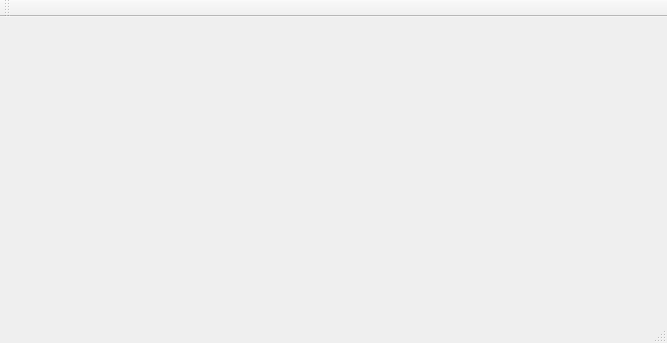
<?xml version="1.0" encoding="UTF-8"?>
<ui version="4.0">
 <class>QONTAINER</class>
 <widget class="QMainWindow" name="QONTAINER">
  <property name="geometry">
   <rect>
    <x>0</x>
    <y>0</y>
    <width>667</width>
    <height>343</height>
   </rect>
  </property>
  <property name="windowTitle">
   <string>QONTAINER</string>
  </property>
  <widget class="QWidget" name="centralWidget"/>
  <widget class="QMenuBar" name="menuBar">
   <property name="geometry">
    <rect>
     <x>0</x>
     <y>0</y>
     <width>667</width>
     <height>20</height>
    </rect>
   </property>
  </widget>
  <widget class="QToolBar" name="mainToolBar">
   <attribute name="toolBarArea">
    <enum>TopToolBarArea</enum>
   </attribute>
   <attribute name="toolBarBreak">
    <bool>true</bool>
   </attribute>
  </widget>
  <widget class="QStatusBar" name="statusBar"/>
 </widget>
 <layoutdefault spacing="6" margin="11"/>
 <resources/>
 <connections/>
</ui>
